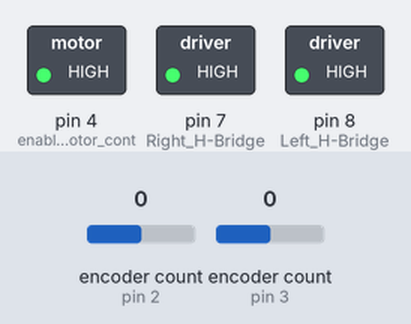
A sketch run on a simulated Arduino Uno, built with avr-gcc and run on an emulated ATmega328P. On the bench: switched loads named in the sketch (green lamp = pin HIGH). The inputs (shaded band) are chosen by the test bench; at power-on: encoder count (sensors on pin 2, pin 3) 0. Pins used as bus, display or sensor lines are not drawn; what the sketch prints to the serial monitor is not drawn.

Above: at 0.1 s.
Timing chart, 0 to 1.6 s (numbered marks = the images above):
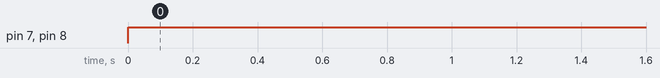

The sketch:

DoACircle.ino
```cpp
/*
October 13, 2023
SEED LAB Team 9
Utilize readme for function
*/
#include <Encoder.h>

// Physical Constants of the robot
#define BATTERY_VOLTAGE 8.2
#define ROBOT_DIAMETER_IN_CM 36.5 * 1.0125 // 1.0125 is determined empirically
#define WHEEL_DIAMETER_IN_CM 15.0


// Parameters of the circle we want to do (in feet)
#define CIRCLE_RADIUS 50.0

#define LINEAR_SPEED 10.0 // Feet per second

// Tune to minimize slip or go fast
#define MAX_PWM 255

// Rough Estimates - still require some fine tuning, but pretty decent steady state
#define KpANGLE 19.0 // NEEDS TUNING - Defines how fast it reaches the angle
#define KdANGULAR_VELOCITY 0 // NEEDS TUNING
#define KpANGULAR_VELOCITY 19.0 // NEEDS TUNING- Defines Agrressiveness at accelerating to desired velocity
#define KiANGULAR_VELOCITY 0 // NEEDS TUNING - 0.1

#define KiLINEAR 0.0 // 0.6
#define KpLINEAR 3.0 // 3

#define VSUM_SAT_BAND 1.8
#define VDEL_SAT_BAND 1.6

#define desiredTsMs 5 // Desired sampling time in ms -- previously was 10, may want to change back

double previousThetaRight = 0.0;
double previousThetaLeft = 0.0;

double previousAngularVelocityError = 0.0;

long targetPos = 0;
int angleErrorCount = 0;

float currentTime; // Current time in seconds
unsigned long lastTimeMs = 0; // Time at which last loop finished running in ms
unsigned long startTimeMs; // Time when the code starts running in ms

double velocityIntegral;
double posIntegral;

double angularVelocityError = 0;
double angularVelocityIntegral = 0;


// Encoder setup
Encoder EncLeft(3, 6); // Encoder on left wheel is pins 3 and 6
Encoder EncRight(2, 5); // Encoder on right wheel is pins 2 and 5

double VoltDelta_PID(double targetAngularVelocity, double currentAngularVelocity, double previousAngularVelocityError) {
  angularVelocityError = targetAngularVelocity - currentAngularVelocity;
  double angularVelocityDerivative = (angularVelocityError - previousAngularVelocityError) / desiredTsMs;
  angularVelocityIntegral = angularVelocityIntegral + ( double(desiredTsMs) / 1000.0 ) * angularVelocityError;

  return (KpANGULAR_VELOCITY * angularVelocityError) + (KiANGULAR_VELOCITY * angularVelocityIntegral) + (KdANGULAR_VELOCITY * angularVelocityDerivative);
}

double VoltSum_PI(double targetVelocity, double currentVelocity) {
  double velocityError = targetVelocity - currentVelocity;
  velocityIntegral = Sat_d(velocityIntegral +  ( double(desiredTsMs) / 1000.0 ) * velocityError, -12.0, 12.0);

  return KpLINEAR * velocityError + KiLINEAR * velocityIntegral;
}

double Sat_d(double x, double min, double max) {
  return (x < min) ? min : ((x > max) ? max : x);
}

void setup() {
  // Serial Setup - mostly used for debugging
  Serial.begin(115200);
  Serial.println("Ready!"); // For ReadfromArduino.mlx


  // Motor Pins
  pinMode(4, OUTPUT); //enable pin for motor controller
  digitalWrite(4, HIGH);

  pinMode(7, OUTPUT); // Right H-Bridge
  pinMode(8, OUTPUT); // Left H-Bridge
  pinMode(9, OUTPUT); // Right power
  pinMode(10, OUTPUT); // Left power

  // Timing
  lastTimeMs - millis();
  startTimeMs = lastTimeMs;

}

void loop() {
  currentTime = (float)(lastTimeMs - startTimeMs)/1000;

  long currentCountLeft = -EncLeft.read(); //Negative because this motor is facing "backwards"
  long currentCountRight = EncRight.read();

  double thetaRight = 2.0 * PI * (double)currentCountRight / 3200.0; // Right wheel position in radians
  double thetaLeft = 2.0 * PI* (double)currentCountLeft / 3200.0; // Left wheel position in radians

  double thetaDotRight = (thetaRight - previousThetaRight) / desiredTsMs; // Right wheel angular velocity
  double thetaDotLeft = (thetaLeft - previousThetaLeft) / desiredTsMs; // Left wheel angular velocity

  long currentPos = (currentCountLeft + currentCountRight) / 2;
  // If we haven't completed the circle, set target velocities

  double currentAngle = WHEEL_DIAMETER_IN_CM / 2.0 * (thetaRight - thetaLeft) / ROBOT_DIAMETER_IN_CM;

  double desiredAngularVelocity;
  double desiredVelocity;
  if(abs(currentAngle) < 2.0 * PI) {
    // This math has been triple checked. It is correct. (Hopefully)
    desiredVelocity = LINEAR_SPEED;
    desiredAngularVelocity = desiredVelocity / CIRCLE_RADIUS;
  } else {
    desiredVelocity = 0;
    desiredAngularVelocity = 0;
  }

  // Angular Control

  // PD control on robot angle to find voltage
  double currentAngularVelocity = WHEEL_DIAMETER_IN_CM / 2.0 * (thetaDotRight - thetaDotLeft) / ROBOT_DIAMETER_IN_CM;
  double voltDelta = Sat_d(VoltDelta_PID(desiredAngularVelocity, currentAngularVelocity, previousAngularVelocityError), -VDEL_SAT_BAND * BATTERY_VOLTAGE, VDEL_SAT_BAND * BATTERY_VOLTAGE );

  // Linear Control
  double voltSum = 0;


  // PI control for linear velocity to find voltage
  double currentVelocity = WHEEL_DIAMETER_IN_CM / 2.0 * (thetaDotRight + thetaDotLeft) / 2.0; // Average speed of the wheels is linear velocity measured in cm

  voltSum = VoltSum_PI(desiredVelocity, currentVelocity);

  // voltSum shouldn't exceed 1.9x battery voltage to allow room for turning control
  voltSum = Sat_d(voltSum, -VSUM_SAT_BAND*BATTERY_VOLTAGE, VSUM_SAT_BAND*BATTERY_VOLTAGE);

  // Run Motors

  // Set voltages
  double voltageRight = (voltSum + voltDelta) / 2.0;
  double voltageLeft = (voltSum - voltDelta) / 2.0;

  // H-Bridge Direction
  if(voltageLeft > 0) {
    digitalWrite(8, HIGH);
  } else {
    digitalWrite(8, LOW);
  }

  if(voltageRight > 0) {
    digitalWrite(7, HIGH);
  } else {
    digitalWrite(7, LOW);
  }

  // Powering the motors
  int PWMLeft = min(MAX_PWM * abs(voltageLeft) / BATTERY_VOLTAGE, MAX_PWM);
  analogWrite(10, PWMLeft);

  int PWMRight = min(MAX_PWM * abs(voltageRight) / BATTERY_VOLTAGE, MAX_PWM);
  analogWrite(9, PWMRight);


  // Set all previous values
  previousThetaLeft = thetaLeft;
  previousThetaRight = thetaRight;
  previousAngularVelocityError = angularVelocityError;

  // Debugging Statements

  if (currentTime < 20) {
  }


  while(millis() < lastTimeMs + desiredTsMs);
  lastTimeMs = millis();
}
```

Measured:
- by itself, pin 7 (Right_H-Bridge), pin 8 (Left_H-Bridge): LOW → HIGH at 0.00 s
